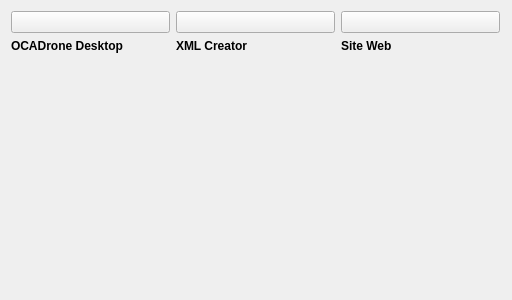
<?xml version="1.0" encoding="UTF-8"?>
<ui version="4.0">
 <class>MainWindow</class>
 <widget class="QMainWindow" name="MainWindow">
  <property name="geometry">
   <rect>
    <x>0</x>
    <y>0</y>
    <width>512</width>
    <height>300</height>
   </rect>
  </property>
  <property name="windowTitle">
   <string>MainWindow</string>
  </property>
  <widget class="QWidget" name="centralWidget">
   <widget class="QWidget" name="gridLayoutWidget">
    <property name="geometry">
     <rect>
      <x>0</x>
      <y>0</y>
      <width>511</width>
      <height>301</height>
     </rect>
    </property>
    <layout class="QGridLayout" name="gridLayout">
     <item row="0" column="0">
      <widget class="QPushButton" name="ocadronedeskrop">
       <property name="text">
        <string/>
       </property>
       <property name="icon">
        <iconset resource="resource.qrc">
         <normaloff>:/img/img/OCADroneDesktop.png</normaloff>:/img/img/OCADroneDesktop.png</iconset>
       </property>
       <property name="iconSize">
        <size>
         <width>128</width>
         <height>128</height>
        </size>
       </property>
      </widget>
     </item>
     <item row="0" column="1">
      <widget class="QPushButton" name="xmlcreator">
       <property name="text">
        <string/>
       </property>
       <property name="icon">
        <iconset resource="resource.qrc">
         <normaloff>:/img/img/XMLCreator.png</normaloff>:/img/img/XMLCreator.png</iconset>
       </property>
       <property name="iconSize">
        <size>
         <width>128</width>
         <height>128</height>
        </size>
       </property>
      </widget>
     </item>
     <item row="2" column="2">
      <spacer name="verticalSpacer_3">
       <property name="orientation">
        <enum>Qt::Vertical</enum>
       </property>
       <property name="sizeHint" stdset="0">
        <size>
         <width>20</width>
         <height>40</height>
        </size>
       </property>
      </spacer>
     </item>
     <item row="1" column="2">
      <widget class="QLabel" name="label_3">
       <property name="font">
        <font>
         <weight>75</weight>
         <bold>true</bold>
        </font>
       </property>
       <property name="text">
        <string>Site Web</string>
       </property>
      </widget>
     </item>
     <item row="1" column="0">
      <widget class="QLabel" name="label">
       <property name="font">
        <font>
         <weight>75</weight>
         <bold>true</bold>
        </font>
       </property>
       <property name="text">
        <string>OCADrone Desktop</string>
       </property>
      </widget>
     </item>
     <item row="1" column="1">
      <widget class="QLabel" name="label_2">
       <property name="font">
        <font>
         <weight>75</weight>
         <bold>true</bold>
        </font>
       </property>
       <property name="text">
        <string>XML Creator</string>
       </property>
      </widget>
     </item>
     <item row="2" column="1">
      <spacer name="verticalSpacer">
       <property name="orientation">
        <enum>Qt::Vertical</enum>
       </property>
       <property name="sizeHint" stdset="0">
        <size>
         <width>20</width>
         <height>40</height>
        </size>
       </property>
      </spacer>
     </item>
     <item row="2" column="0">
      <spacer name="verticalSpacer_2">
       <property name="orientation">
        <enum>Qt::Vertical</enum>
       </property>
       <property name="sizeHint" stdset="0">
        <size>
         <width>20</width>
         <height>40</height>
        </size>
       </property>
      </spacer>
     </item>
     <item row="0" column="2">
      <widget class="QPushButton" name="website">
       <property name="text">
        <string/>
       </property>
       <property name="icon">
        <iconset resource="resource.qrc">
         <normaloff>:/img/img/website.png</normaloff>:/img/img/website.png</iconset>
       </property>
       <property name="iconSize">
        <size>
         <width>128</width>
         <height>128</height>
        </size>
       </property>
      </widget>
     </item>
    </layout>
   </widget>
  </widget>
 </widget>
 <layoutdefault spacing="6" margin="11"/>
 <resources>
  <include location="resource.qrc"/>
 </resources>
 <connections/>
</ui>
